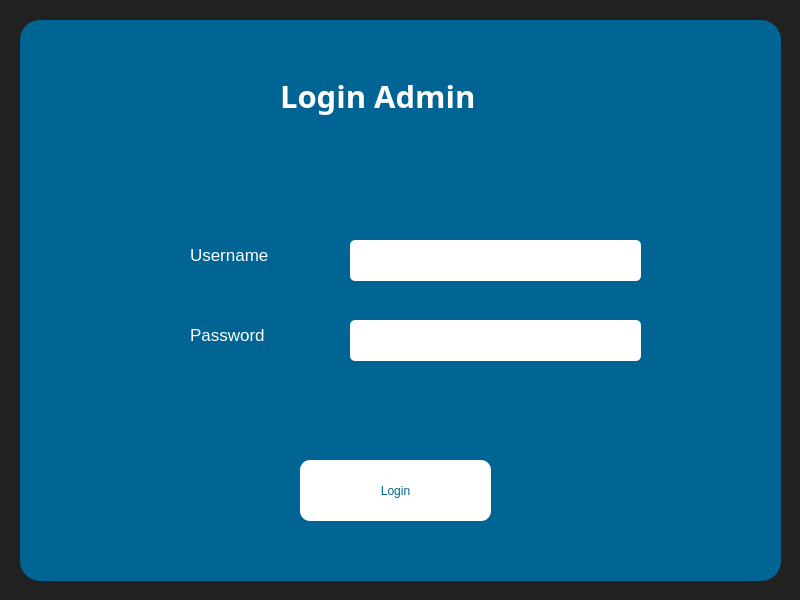
<?xml version="1.0" encoding="UTF-8"?>
<ui version="4.0">
 <class>MainWindow</class>
 <widget class="QMainWindow" name="MainWindow">
  <property name="geometry">
   <rect>
    <x>0</x>
    <y>0</y>
    <width>800</width>
    <height>600</height>
   </rect>
  </property>
  <property name="windowTitle">
   <string>Login</string>
  </property>
  <property name="styleSheet">
   <string notr="true">background-color: rgb(33, 33, 33);</string>
  </property>
  <widget class="QWidget" name="centralwidget">
   <widget class="QWidget" name="bg" native="true">
    <property name="geometry">
     <rect>
      <x>20</x>
      <y>20</y>
      <width>761</width>
      <height>561</height>
     </rect>
    </property>
    <property name="styleSheet">
     <string notr="true">background-color: #006494;
border-radius: 20px;</string>
    </property>
    <widget class="QLabel" name="label_3">
     <property name="geometry">
      <rect>
       <x>260</x>
       <y>50</y>
       <width>222</width>
       <height>51</height>
      </rect>
     </property>
     <property name="sizePolicy">
      <sizepolicy hsizetype="Preferred" vsizetype="Preferred">
       <horstretch>0</horstretch>
       <verstretch>0</verstretch>
      </sizepolicy>
     </property>
     <property name="font">
      <font>
       <family>Segoe UI Semibold</family>
       <pointsize>23</pointsize>
       <bold>true</bold>
      </font>
     </property>
     <property name="styleSheet">
      <string notr="true">color: rgb(255, 255, 255)</string>
     </property>
     <property name="text">
      <string>Login Admin</string>
     </property>
    </widget>
    <widget class="QLabel" name="label_2">
     <property name="geometry">
      <rect>
       <x>170</x>
       <y>300</y>
       <width>90</width>
       <height>30</height>
      </rect>
     </property>
     <property name="font">
      <font>
       <pointsize>13</pointsize>
      </font>
     </property>
     <property name="styleSheet">
      <string notr="true">color: rgb(255, 255, 255)</string>
     </property>
     <property name="text">
      <string>Password</string>
     </property>
    </widget>
    <widget class="QLabel" name="label">
     <property name="geometry">
      <rect>
       <x>170</x>
       <y>220</y>
       <width>98</width>
       <height>30</height>
      </rect>
     </property>
     <property name="font">
      <font>
       <pointsize>13</pointsize>
      </font>
     </property>
     <property name="styleSheet">
      <string notr="true">color: rgb(255, 255, 255)</string>
     </property>
     <property name="text">
      <string>Username</string>
     </property>
    </widget>
    <widget class="QLineEdit" name="username_field">
     <property name="geometry">
      <rect>
       <x>330</x>
       <y>220</y>
       <width>291</width>
       <height>41</height>
      </rect>
     </property>
     <property name="styleSheet">
      <string notr="true">color: rgb(0, 0, 0);
background-color: rgb(255, 255, 255);
border-radius: 5px</string>
     </property>
    </widget>
    <widget class="QLineEdit" name="password_field">
     <property name="geometry">
      <rect>
       <x>330</x>
       <y>300</y>
       <width>291</width>
       <height>41</height>
      </rect>
     </property>
     <property name="styleSheet">
      <string notr="true">color: rgb(0, 0, 0);
background-color: rgb(255, 255, 255);
border-radius: 5px</string>
     </property>
    </widget>
    <widget class="QPushButton" name="login_button">
     <property name="geometry">
      <rect>
       <x>280</x>
       <y>440</y>
       <width>191</width>
       <height>61</height>
      </rect>
     </property>
     <property name="styleSheet">
      <string notr="true">color: #006494;
font: 700 13pt &quot;Segoe UI&quot;;
background-color: ;
background-color: ;
background-color: rgb(255, 255, 255);
border-radius: 10px;</string>
     </property>
     <property name="text">
      <string>Login</string>
     </property>
     <property name="iconSize">
      <size>
       <width>20</width>
       <height>20</height>
      </size>
     </property>
    </widget>
   </widget>
  </widget>
 </widget>
 <resources/>
 <connections/>
</ui>
